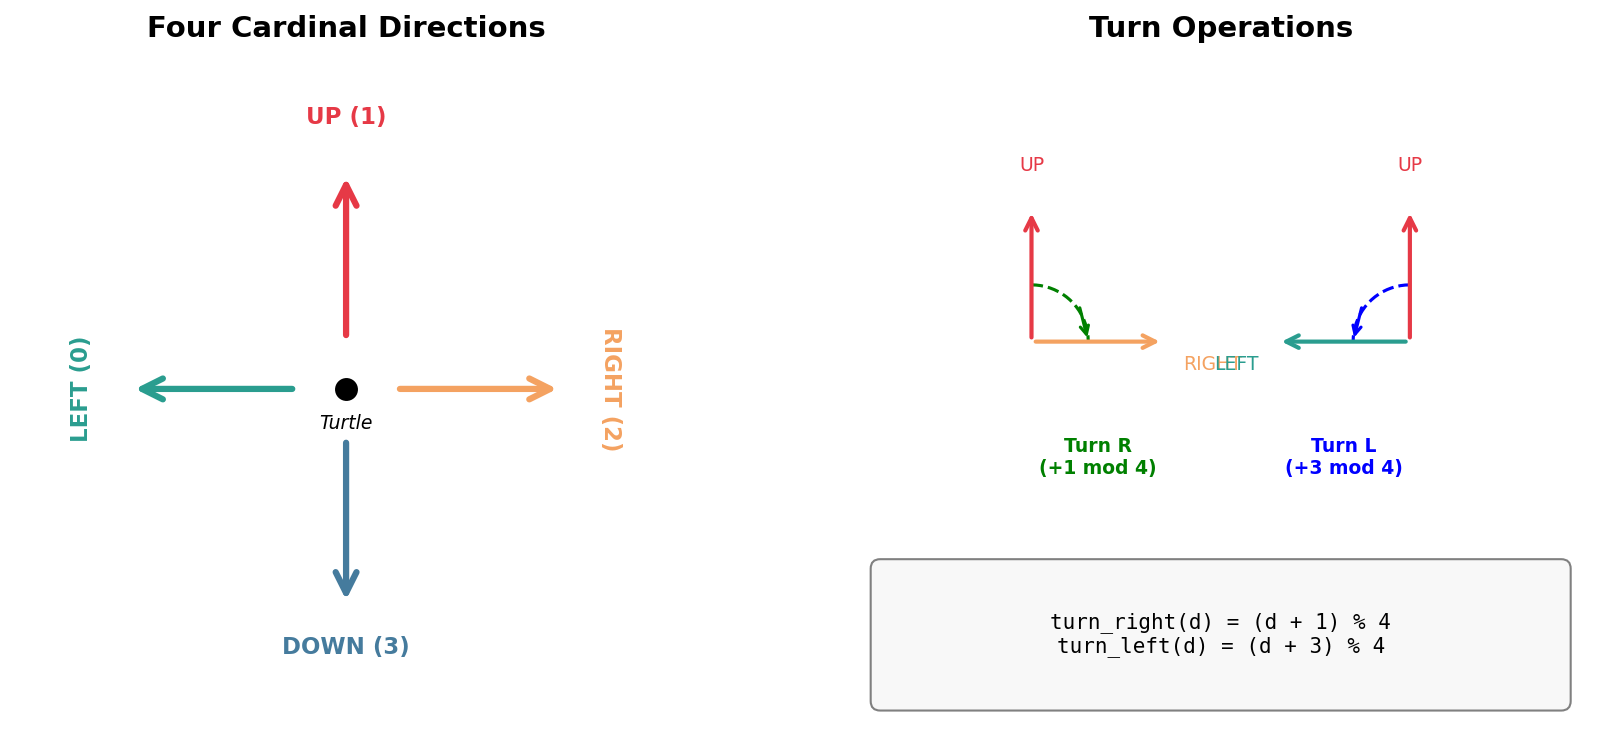

Generate this figure with Python:
"""
Generate a visual diagram showing the turtle graphics direction system
and how L/R turns work.
"""

import matplotlib.pyplot as plt
import matplotlib.patches as mpatches
from matplotlib.patches import FancyArrowPatch
import numpy as np


# Create figure with two panels
fig, axes = plt.subplots(1, 2, figsize=(12, 5), dpi=150)

# ==== Panel 1: Direction System ====
ax1 = axes[0]
ax1.set_xlim(-2, 2)
ax1.set_ylim(-2, 2)
ax1.set_aspect('equal')
ax1.axis('off')
ax1.set_title('Four Cardinal Directions', fontsize=14, fontweight='bold', pad=10)

# Direction arrows
arrow_props = dict(arrowstyle='->', color='#2E86AB', lw=2, mutation_scale=20)

# UP (index 1)
ax1.annotate('', xy=(0, 1.3), xytext=(0, 0.3),
             arrowprops=dict(arrowstyle='->', color='#E63946', lw=3, mutation_scale=25))
ax1.text(0, 1.6, 'UP (1)', ha='center', fontsize=11, fontweight='bold', color='#E63946')

# DOWN (index 3)
ax1.annotate('', xy=(0, -1.3), xytext=(0, -0.3),
             arrowprops=dict(arrowstyle='->', color='#457B9D', lw=3, mutation_scale=25))
ax1.text(0, -1.6, 'DOWN (3)', ha='center', fontsize=11, fontweight='bold', color='#457B9D')

# LEFT (index 0)
ax1.annotate('', xy=(-1.3, 0), xytext=(-0.3, 0),
             arrowprops=dict(arrowstyle='->', color='#2A9D8F', lw=3, mutation_scale=25))
ax1.text(-1.6, 0, 'LEFT (0)', ha='center', fontsize=11, fontweight='bold', color='#2A9D8F',
         rotation=90, va='center')

# RIGHT (index 2)
ax1.annotate('', xy=(1.3, 0), xytext=(0.3, 0),
             arrowprops=dict(arrowstyle='->', color='#F4A261', lw=3, mutation_scale=25))
ax1.text(1.6, 0, 'RIGHT (2)', ha='center', fontsize=11, fontweight='bold', color='#F4A261',
         rotation=270, va='center')

# Center dot (turtle position)
ax1.plot(0, 0, 'ko', markersize=10)
ax1.text(0, -0.15, 'Turtle', ha='center', va='top', fontsize=9, style='italic')

# ==== Panel 2: Turn Examples ====
ax2 = axes[1]
ax2.set_xlim(-0.5, 3.5)
ax2.set_ylim(-1.5, 2)
ax2.set_aspect('equal')
ax2.axis('off')
ax2.set_title('Turn Operations', fontsize=14, fontweight='bold', pad=10)

# Example 1: Turn Right from UP
# Starting facing UP
ax2.annotate('', xy=(0.5, 1.2), xytext=(0.5, 0.5),
             arrowprops=dict(arrowstyle='->', color='#E63946', lw=2, mutation_scale=15))
ax2.text(0.5, 1.4, 'UP', ha='center', fontsize=9, color='#E63946')

# Curved arrow showing rotation
theta = np.linspace(np.pi/2, 0, 20)
r = 0.3
x_curve = 0.5 + r * np.cos(theta)
y_curve = 0.5 + r * np.sin(theta)
ax2.plot(x_curve, y_curve, 'g--', lw=1.5)
ax2.annotate('', xy=(0.8, 0.5), xytext=(0.75, 0.7),
             arrowprops=dict(arrowstyle='->', color='green', lw=1.5, mutation_scale=10))

# After turning right: facing RIGHT
ax2.annotate('', xy=(1.2, 0.5), xytext=(0.5, 0.5),
             arrowprops=dict(arrowstyle='->', color='#F4A261', lw=2, mutation_scale=15))
ax2.text(1.3, 0.35, 'RIGHT', ha='left', fontsize=9, color='#F4A261')

ax2.text(0.85, -0.2, 'Turn R\n(+1 mod 4)', ha='center', fontsize=9, color='green',
         fontweight='bold')

# Example 2: Turn Left from UP
# Starting facing UP
ax2.annotate('', xy=(2.5, 1.2), xytext=(2.5, 0.5),
             arrowprops=dict(arrowstyle='->', color='#E63946', lw=2, mutation_scale=15))
ax2.text(2.5, 1.4, 'UP', ha='center', fontsize=9, color='#E63946')

# Curved arrow showing rotation (counter-clockwise)
theta = np.linspace(np.pi/2, np.pi, 20)
r = 0.3
x_curve = 2.5 + r * np.cos(theta)
y_curve = 0.5 + r * np.sin(theta)
ax2.plot(x_curve, y_curve, 'b--', lw=1.5)
ax2.annotate('', xy=(2.2, 0.5), xytext=(2.25, 0.7),
             arrowprops=dict(arrowstyle='->', color='blue', lw=1.5, mutation_scale=10))

# After turning left: facing LEFT
ax2.annotate('', xy=(1.8, 0.5), xytext=(2.5, 0.5),
             arrowprops=dict(arrowstyle='->', color='#2A9D8F', lw=2, mutation_scale=15))
ax2.text(1.7, 0.35, 'LEFT', ha='right', fontsize=9, color='#2A9D8F')

ax2.text(2.15, -0.2, 'Turn L\n(+3 mod 4)', ha='center', fontsize=9, color='blue',
         fontweight='bold')

# Code box at bottom
code_box = mpatches.FancyBboxPatch((-0.3, -1.4), 3.6, 0.7,
                                    boxstyle='round,pad=0.05',
                                    facecolor='#f8f8f8', edgecolor='gray')
ax2.add_patch(code_box)
ax2.text(1.5, -1.05, 'turn_right(d) = (d + 1) % 4\nturn_left(d) = (d + 3) % 4',
         ha='center', va='center', fontsize=10, fontfamily='monospace')

plt.tight_layout()
plt.savefig('turtle_graphics_visual.png', dpi=150, bbox_inches='tight',
            facecolor='white', edgecolor='none')
plt.close()

print("Saved turtle_graphics_visual.png")
